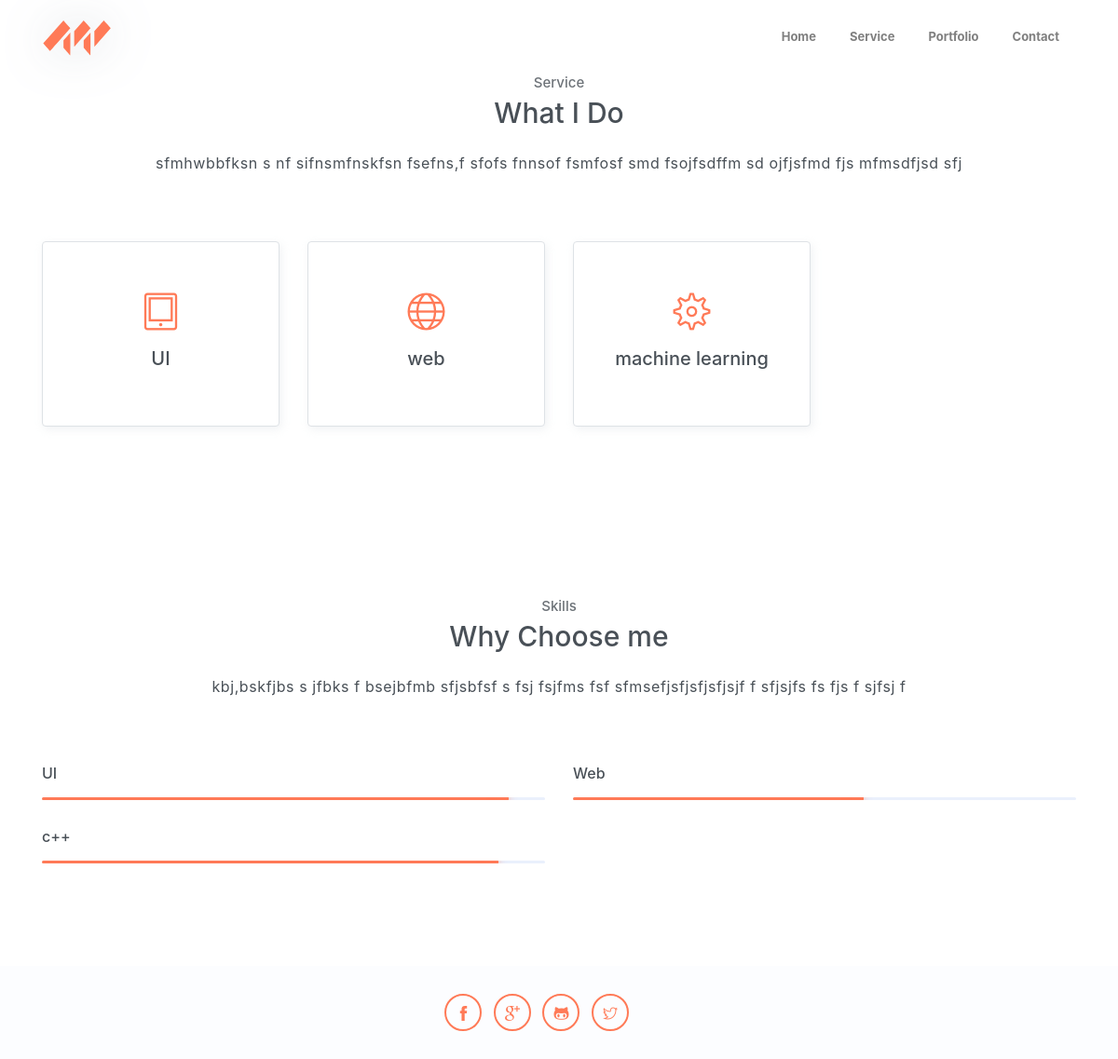
The app's page /service/ with its own data.
### main/models.py (models this page shows, shortened)
class SkillService(models.Model):
    about_skill = models.CharField(max_length=1000, null=True, blank=True)
    about_service = models.CharField(max_length=1000, null=True, blank=True)

class Service(models.Model):
    service =  models.CharField(max_length=100, null=True, blank=True)
    service_css_class = models.CharField(max_length=100, null=True, blank=True, verbose_name='visit https://themify.me/themify-icons')

class Skills(models.Model):
    skill = models.CharField(max_length=100, null=True, blank=True)
    level = models.IntegerField(null=True, blank=True)

### main/views.py (the view)
# urls.py: path("service/", views.service, name='service'),
def service(request):
    services = Service.objects.all()
    skills = Skills.objects.all()
    descriptions = SkillService.objects.all()
    context = {
        'skills':skills,
        'descriptions':descriptions[0],
        'services': services,
    }
    return render(request, 'main/service.html', context)

### main/templates/main/service.html (shortened to what this page needs)
{% extends 'main/base.html' %}
{% block content %}
<section id="service" class="section">
    <div class="container text-center">
        <h6 class="subtitle">Service</h6>
        <h6 class="section-title mb-4">What I Do</h6>
        <p class="mb-5 pb-4">{{descriptions.about_service|linebreaksbr}}</p>
        <div class="row">
            {% for service in services %}
            <div class="col-sm-6 col-md-3 mb-4">
                <div class="custom-card card border">
                    <div class="card-body">
                        <i class="icon {{service.service_css_class}}"></i>
                        <h5>{{service.service}}</h5>
                    </div>
                </div>
            </div>
           {% endfor %}
        </div>
    </div>
</section>
<section class="section">
    <div class="container text-center">
        <h6 class="subtitle">Skills</h6>
        <h6 class="section-title mb-4">Why Choose me</h6>
        <p class="mb-5 pb-4">{{descriptions.about_skill|linebreaksbr}}</p>
        <div class="row text-left">
            {% for skill in skills %}
            <div class="col-sm-6">
                <h6 class="mb-3">{{skill.skill}}</h6>
                <div class="progress">
                    <div class="progress-bar bg-primary" role="progressbar" style="width: {{skill.level}}%;" aria-valuenow="25" aria-valuemin="0" aria-valuemax="100"><span>89%</span></div>
                </div>
            </div>
            {% endfor %}
        </div>
    </div>
</section>
{% endblock %}

### main/templates/main/base.html (shortened to what this page needs)
{% load static %}
<!DOCTYPE html>
<html lang="en">
<head>
    <link rel="stylesheet" href="{% static 'main/vendors/themify-icons/css/themify-icons.css' %}">
	<link rel="stylesheet" href="{% static 'main/css/steller.css' %}">
</head>
<body data-spy="scroll" data-target=".navbar" data-offset="40" id="home">
    <nav class="navbar navbar-expand-lg navbar-light fixed-top" data-spy="affix" data-offset-top="0">
        <div class="container">
            <a class="navbar-brand" href="{% url 'home' %}"><img src="{%static 'main/images/logo.svg' %}" alt=""></a>
            <div class="collapse navbar-collapse" id="navbarSupportedContent">
                <ul class="navbar-nav ml-auto align-items-center">
                    <li class="nav-item">
                        <a class="nav-link" href="{% url 'home' %}">Home</a>
                    </li>
                    <li class="nav-item">
                        <a class="nav-link" href="{% url 'service' %}">Service</a>
                    </li>
                    <li class="nav-item">
                        <a class="nav-link" href="{% url 'portfolio' %}">Portfolio</a>
                    </li>
                    <li class="nav-item">
                        <a class="nav-link" href="{% url 'contact' %}">Contact</a>
                    </li>
                </ul>
            </div>
        </div>
    </nav>
    {% block content %}
    {% endblock %}
        <footer class="page-footer">
            <div class="container">
                <div class="row align-items-center">
                    <div class="col-sm-7">
                        <div class="socials">
                            <a class="social-item" href="javascript:void(0)"><i class="ti-facebook"></i></a>
                            <a class="social-item" href="javascript:void(0)"><i class="ti-google"></i></a>
                            <a class="social-item" href="javascript:void(0)"><i class="ti-github"></i></a>
                            <a class="social-item" href="javascript:void(0)"><i class="ti-twitter"></i></a>
                        </div>
                    </div>
                </div>
            </div>
        </footer>
    </body>
    </html>

### records on screen
SkillService: about_service "sfmhwbbfksn s nf sifnsmfnskfsn fsefns,f sfofs fnnsof fsmfosf smd fsojfsdffm sd ojfjsfmd fjs mfmsdfjsd sfj", about_skill "kbj,bskfjbs s jfbks f bsejbfmb sfjsbfsf s fsj fsjfms fsf sfmsefjsfjsfjsfjsjf f sfjsjfs fs fjs f sjfsj f"
Service: service "UI"
Service: service "web"
Service: service "machine learning"
Skills: skill "UI", {{ skill.level }} 92 (drawn)
Skills: skill "Web", {{ skill.level }} 57 (drawn)
Skills: skill "c++", {{ skill.level }} 90 (drawn)
